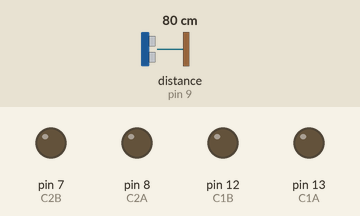
Bench run of a sketch on a simulated Arduino Uno, built with avr-gcc and run on an emulated ATmega328P. On the bench: output pins drawn as LEDs (lit = HIGH). Wiring (inferred from the names in the program): ultrasonic range finder: trigger pin 10; echo pin 9. The test bench sets the inputs (shaded band); at power-on: distance to the obstacle (sensor on pin 9) 80 cm. The echo pulse lasts 58.3 µs per cm; pins used as bus, display or sensor lines are not drawn.

Above: at 1.2 s.
1.3 s: distance to the obstacle (sensor on pin 9) set to 8 cm
2.8 s: distance to the obstacle (sensor on pin 9) set to 5 cm
At 3.2 s:
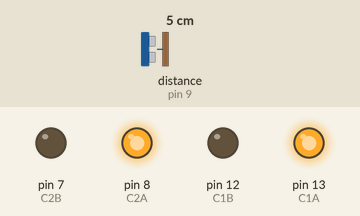
4.3 s: distance to the obstacle (sensor on pin 9) set to 9 cm
At 5.5 s:
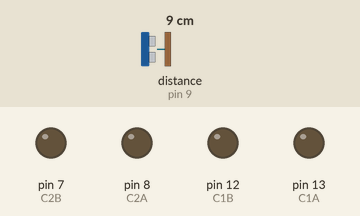
5.8 s: distance to the obstacle (sensor on pin 9) set to 2 cm
At 6.7 s:
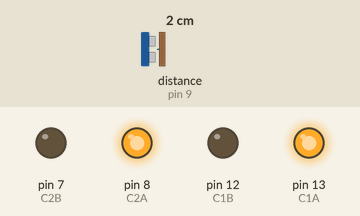
Timing chart, 0 to 8.3 s (numbered marks = the images above; inputs shaded):
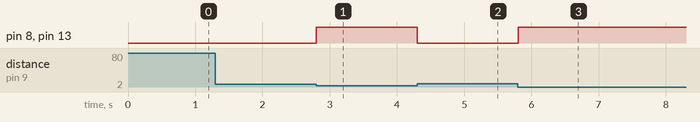

Measured:
- the behaviour switches between 7 and 6 cm on distance to the obstacle (sensor on pin 9) (found by bisection; images 0 and 1)
- after the input at 1.3 s, every drawn part: stays the same
- after the input at 2.8 s, pin 8 (C2A), pin 13 (C1A): LOW → HIGH at once
- after the input at 4.3 s, pin 8 (C2A), pin 13 (C1A): HIGH → LOW at once
- after the input at 5.8 s, pin 8 (C2A), pin 13 (C1A): LOW → HIGH at once

The sketch:

DEPTHCAR.ino
```cpp
int C1A=13;
int C1B=12;
int C2A=8;
int C2B=7;
int trig=10;
int echo=9;
long distance;
long duration;


void setup() {


  pinMode(trig,OUTPUT);
  pinMode(echo,INPUT);
  pinMode(13,OUTPUT);
  pinMode(12,OUTPUT);
  pinMode(8,OUTPUT);
  pinMode(7,OUTPUT);

}

void loop() {
  digitalWrite(trig,LOW);
  delayMicroseconds(2);
  digitalWrite(trig,HIGH);
  delayMicroseconds(10);
  digitalWrite(trig,LOW);
  duration=pulseIn(echo,HIGH);
  distance=duration*0.034/2;


      if(distance<=5)
    {

      digitalWrite(C1A,HIGH); //back
     digitalWrite(C1B,LOW);
     digitalWrite(C2A,HIGH);
     digitalWrite(C2B,LOW);
    }
   else
   {
    digitalWrite(C1A,LOW); //stop
    digitalWrite(C1B,LOW);
    digitalWrite(C2A,LOW);
    digitalWrite(C2B,LOW);
   }


}
```
